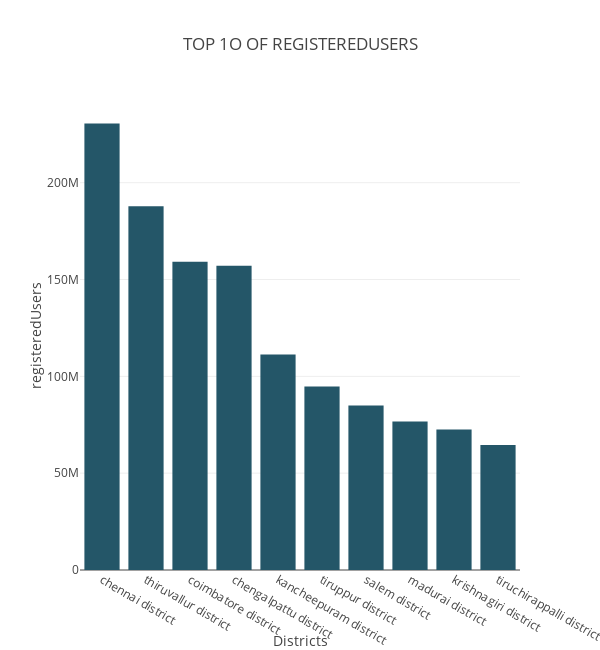
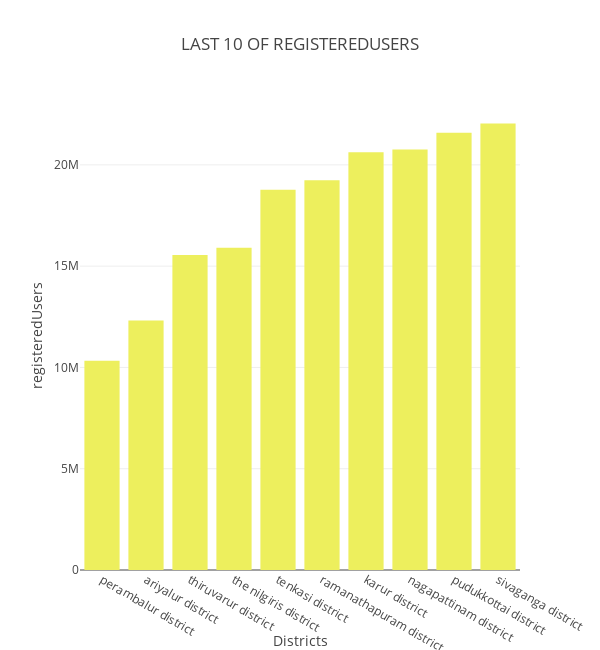
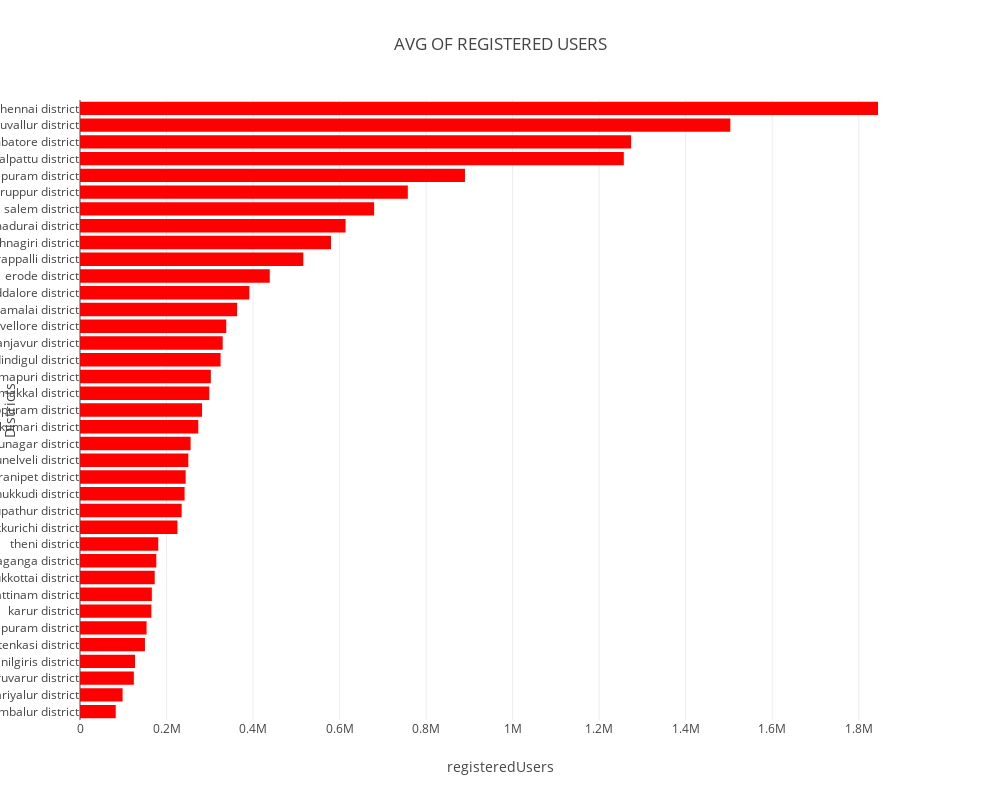

Here is the notebook cell these charts were saved with, in order:
### Code cell
top_chart_registered_user("mapped_user","Tamil Nadu")

### Figure 1 — Plotly figure (JSON) as saved in the notebook; plotly's stock layout.template omitted (floating-point values rounded to 4 significant figures)
{"data": [{"alignmentgroup": "True", "hovertemplate": "<b>%{hovertext}</b><br><br>Districts=%{x}<br>registeredUsers=%{y}<extra></extra>", "hovertext": ["chennai district", "thiruvallur district", "coimbatore district", "chengalpattu district", "kancheepuram district", "tiruppur district", "salem district", "madurai district", "krishnagiri district", "tiruchirappalli district"], "legendgroup": "", "marker": {"color": "rgb(36, 86, 104)", "pattern": {"shape": ""}}, "name": "", "offsetgroup": "", "orientation": "v", "showlegend": false, "textposition": "auto", "type": "bar", "x": ["chennai district", "thiruvallur district", "coimbatore district", "chengalpattu district", "kancheepuram district", "tiruppur district", "salem district", "madurai district", "krishnagiri district", "tiruchirappalli district"], "xaxis": "x", "y": [230569770, 187900020, 159237655, 157126785, 111231430, 94719430, 84974070, 76739530, 72525015, 64525005], "yaxis": "y"}], "layout": {"barmode": "relative", "height": 650, "legend": {"tracegroupgap": 0}, "title": {"text": "TOP 1O OF REGISTEREDUSERS"}, "width": 600, "xaxis": {"anchor": "y", "domain": [0, 1], "title": {"text": "Districts"}}, "yaxis": {"anchor": "x", "domain": [0, 1], "title": {"text": "registeredUsers"}}}}

### Figure 2 — Plotly figure (JSON) as saved in the notebook; plotly's stock layout.template omitted (floating-point values rounded to 4 significant figures)
{"data": [{"alignmentgroup": "True", "hovertemplate": "<b>%{hovertext}</b><br><br>Districts=%{x}<br>registeredUsers=%{y}<extra></extra>", "hovertext": ["perambalur district", "ariyalur district", "thiruvarur district", "the nilgiris district", "tenkasi district", "ramanathapuram district", "karur district", "nagapattinam district", "pudukkottai district", "sivaganga district"], "legendgroup": "", "marker": {"color": "rgb(237, 239, 93)", "pattern": {"shape": ""}}, "name": "", "offsetgroup": "", "orientation": "v", "showlegend": false, "textposition": "auto", "type": "bar", "x": ["perambalur district", "ariyalur district", "thiruvarur district", "the nilgiris district", "tenkasi district", "ramanathapuram district", "karur district", "nagapattinam district", "pudukkottai district", "sivaganga district"], "xaxis": "x", "y": [10324925, 12311460, 15551905, 15904450, 18768115, 19241105, 20627985, 20756005, 21591190, 22042620], "yaxis": "y"}], "layout": {"barmode": "relative", "height": 650, "legend": {"tracegroupgap": 0}, "title": {"text": "LAST 10 OF REGISTEREDUSERS"}, "width": 600, "xaxis": {"anchor": "y", "domain": [0, 1], "title": {"text": "Districts"}}, "yaxis": {"anchor": "x", "domain": [0, 1], "title": {"text": "registeredUsers"}}}}

### Figure 3 — Plotly figure (JSON) as saved in the notebook; plotly's stock layout.template omitted (floating-point values rounded to 4 significant figures)
{"data": [{"alignmentgroup": "True", "hovertemplate": "<b>%{hovertext}</b><br><br>registeredUsers=%{x}<br>Districts=%{y}<extra></extra>", "hovertext": ["perambalur district", "ariyalur district", "thiruvarur district", "the nilgiris district", "tenkasi district", "ramanathapuram district", "karur district", "nagapattinam district", "pudukkottai district", "sivaganga district", "theni district", "kallakkurichi district", "tirupathur district", "thoothukkudi district", "ranipet district", "tirunelveli district", "virudhunagar district", "kanniyakumari district", "viluppuram district", "namakkal district", "dharmapuri district", "dindigul district", "thanjavur district", "vellore district", "tiruvannamalai district", "cuddalore district", "erode district", "tiruchirappalli district", "krishnagiri district", "madurai district", "salem district", "tiruppur district", "kancheepuram district", "chengalpattu district", "coimbatore district", "thiruvallur district", "chennai district"], "legendgroup": "", "marker": {"color": "rgb(255,0,0)", "pattern": {"shape": ""}}, "name": "", "offsetgroup": "", "orientation": "h", "showlegend": false, "textposition": "auto", "type": "bar", "x": [82600.0, 98490.0, 124400.0, 127200.0, 150100.0, 153900.0, 165000.0, 166000.0, 172700.0, 176300.0, 180800.0, 225300.0, 235000.0, 241800.0, 244300.0, 250300.0, 255700.0, 273400.0, 282000.0, 298800.0, 302500.0, 325000.0, 329900.0, 338000.0, 363200.0, 391500.0, 438600.0, 516200.0, 580200.0, 613900.0, 679800.0, 757800.0, 889900.0, 1257000.0, 1274000.0, 1503000.0, 1845000.0], "xaxis": "x", "y": ["perambalur district", "ariyalur district", "thiruvarur district", "the nilgiris district", "tenkasi district", "ramanathapuram district", "karur district", "nagapattinam district", "pudukkottai district", "sivaganga district", "theni district", "kallakkurichi district", "tirupathur district", "thoothukkudi district", "ranipet district", "tirunelveli district", "virudhunagar district", "kanniyakumari district", "viluppuram district", "namakkal district", "dharmapuri district", "dindigul district", "thanjavur district", "vellore district", "tiruvannamalai district", "cuddalore district", "erode district", "tiruchirappalli district", "krishnagiri district", "madurai district", "salem district", "tiruppur district", "kancheepuram district", "chengalpattu district", "coimbatore district", "thiruvallur district", "chennai district"], "yaxis": "y"}], "layout": {"barmode": "relative", "height": 800, "legend": {"tracegroupgap": 0}, "title": {"text": "AVG OF REGISTERED USERS"}, "width": 1000, "xaxis": {"anchor": "y", "domain": [0, 1], "title": {"text": "registeredUsers"}}, "yaxis": {"anchor": "x", "domain": [0, 1], "title": {"text": "Districts"}}}}
